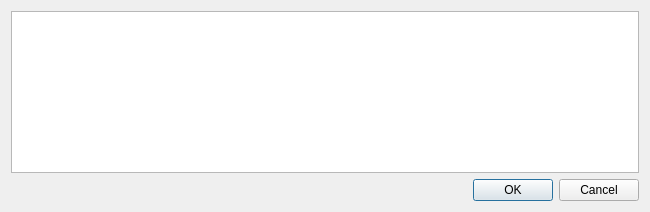
<?xml version="1.0" encoding="UTF-8"?>
<ui version="4.0">
 <class>Output</class>
 <widget class="QDialog" name="Output">
  <property name="geometry">
   <rect>
    <x>0</x>
    <y>0</y>
    <width>650</width>
    <height>212</height>
   </rect>
  </property>
  <property name="windowTitle">
   <string>Rename</string>
  </property>
  <layout class="QVBoxLayout" name="verticalLayout">
   <item>
    <widget class="QTextEdit" name="out">
     <property name="readOnly">
      <bool>true</bool>
     </property>
    </widget>
   </item>
   <item>
    <widget class="QDialogButtonBox" name="buttonBox">
     <property name="orientation">
      <enum>Qt::Horizontal</enum>
     </property>
     <property name="standardButtons">
      <set>QDialogButtonBox::Cancel|QDialogButtonBox::Ok</set>
     </property>
    </widget>
   </item>
  </layout>
 </widget>
 <resources/>
 <connections>
  <connection>
   <sender>buttonBox</sender>
   <signal>accepted()</signal>
   <receiver>Output</receiver>
   <slot>accept()</slot>
   <hints>
    <hint type="sourcelabel">
     <x>248</x>
     <y>254</y>
    </hint>
    <hint type="destinationlabel">
     <x>157</x>
     <y>274</y>
    </hint>
   </hints>
  </connection>
  <connection>
   <sender>buttonBox</sender>
   <signal>rejected()</signal>
   <receiver>Output</receiver>
   <slot>reject()</slot>
   <hints>
    <hint type="sourcelabel">
     <x>316</x>
     <y>260</y>
    </hint>
    <hint type="destinationlabel">
     <x>286</x>
     <y>274</y>
    </hint>
   </hints>
  </connection>
 </connections>
</ui>
